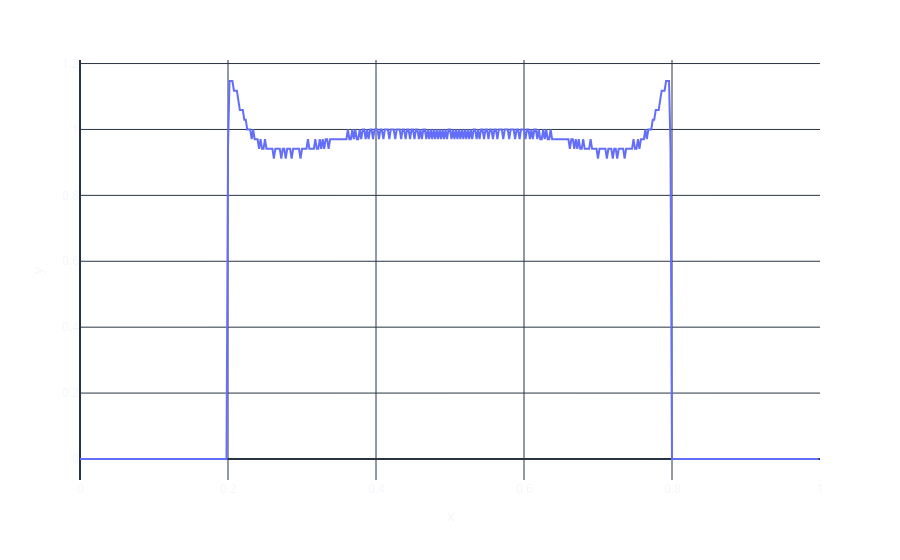

Write notebook code for a chart like this one.
### Code cell
fig = px.line(x=bins[:-1], y=hist/particles_per_x, range_x=[0, x_range])
fig.update_layout(template="plotly_dark")
fig.update_layout(
    paper_bgcolor='rgba(0,0,0,0)',
    plot_bgcolor='rgba(0,0,0,0)',
)

fig.show()

### Figure 1 — Plotly figure (JSON) as saved in the notebook; plotly's stock layout.template omitted (floating-point values rounded to 4 significant figures; data arrays with more than 128 entries replaced by an {"elided": "..."} marker saying what was removed)
{"data": [{"hovertemplate": "x=%{x}<br>y=%{y}<extra></extra>", "legendgroup": "", "line": {"color": "#636efa", "dash": "solid"}, "marker": {"symbol": "circle"}, "mode": "lines", "name": "", "orientation": "v", "showlegend": false, "type": "scatter", "x": {"elided": "500 float values"}, "xaxis": "x", "y": {"elided": "500 float values"}, "yaxis": "y"}], "layout": {"legend": {"tracegroupgap": 0}, "margin": {"t": 60}, "paper_bgcolor": "rgba(0,0,0,0)", "plot_bgcolor": "rgba(0,0,0,0)", "xaxis": {"anchor": "y", "domain": [0, 1], "range": [0, 1], "title": {"text": "x"}}, "yaxis": {"anchor": "x", "domain": [0, 1], "title": {"text": "y"}}}}
